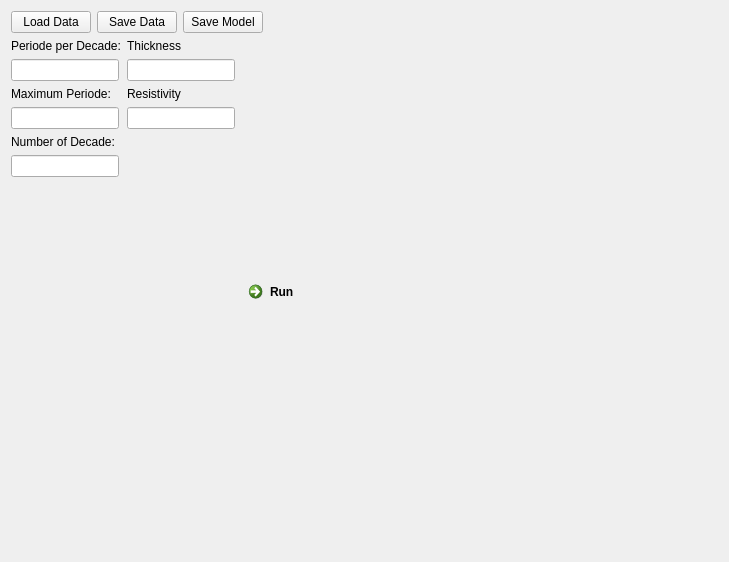
<?xml version="1.0" encoding="UTF-8"?>
<ui version="4.0">
 <class>OneDmod</class>
 <widget class="QWidget" name="OneDmod">
  <property name="geometry">
   <rect>
    <x>0</x>
    <y>0</y>
    <width>729</width>
    <height>562</height>
   </rect>
  </property>
  <property name="windowTitle">
   <string>1D Modelling</string>
  </property>
  <layout class="QVBoxLayout" name="verticalLayout" stretch="1,2">
   <item>
    <layout class="QHBoxLayout" name="horizontalLayout_3">
     <item>
      <widget class="QPushButton" name="buttonLoadData">
       <property name="text">
        <string>Load Data</string>
       </property>
      </widget>
     </item>
     <item>
      <widget class="QPushButton" name="buttonSaveData">
       <property name="text">
        <string>Save Data</string>
       </property>
      </widget>
     </item>
     <item>
      <widget class="QPushButton" name="buttonSaveModel">
       <property name="text">
        <string>Save Model</string>
       </property>
      </widget>
     </item>
     <item>
      <spacer name="horizontalSpacer_3">
       <property name="orientation">
        <enum>Qt::Horizontal</enum>
       </property>
       <property name="sizeHint" stdset="0">
        <size>
         <width>40</width>
         <height>20</height>
        </size>
       </property>
      </spacer>
     </item>
    </layout>
   </item>
   <item>
    <layout class="QHBoxLayout" name="horizontalLayout">
     <item>
      <layout class="QHBoxLayout" name="horizontalLayout_5">
       <item>
        <layout class="QVBoxLayout" name="verticalLayout_7">
         <item>
          <layout class="QVBoxLayout" name="verticalLayout_6">
           <item>
            <widget class="QLabel" name="label_1">
             <property name="sizePolicy">
              <sizepolicy hsizetype="Fixed" vsizetype="Fixed">
               <horstretch>0</horstretch>
               <verstretch>0</verstretch>
              </sizepolicy>
             </property>
             <property name="text">
              <string>Periode per Decade:</string>
             </property>
            </widget>
           </item>
           <item>
            <widget class="QLineEdit" name="lineEditPeriodePerDecade">
             <property name="sizePolicy">
              <sizepolicy hsizetype="Fixed" vsizetype="Fixed">
               <horstretch>0</horstretch>
               <verstretch>0</verstretch>
              </sizepolicy>
             </property>
            </widget>
           </item>
          </layout>
         </item>
         <item>
          <layout class="QVBoxLayout" name="verticalLayout_5">
           <item>
            <widget class="QLabel" name="label_2">
             <property name="sizePolicy">
              <sizepolicy hsizetype="Fixed" vsizetype="Fixed">
               <horstretch>0</horstretch>
               <verstretch>0</verstretch>
              </sizepolicy>
             </property>
             <property name="text">
              <string>Maximum Periode:</string>
             </property>
            </widget>
           </item>
           <item>
            <widget class="QLineEdit" name="lineEditMaximumPeriode">
             <property name="sizePolicy">
              <sizepolicy hsizetype="Fixed" vsizetype="Fixed">
               <horstretch>0</horstretch>
               <verstretch>0</verstretch>
              </sizepolicy>
             </property>
            </widget>
           </item>
          </layout>
         </item>
         <item>
          <layout class="QVBoxLayout" name="verticalLayout_4">
           <item>
            <widget class="QLabel" name="label_3">
             <property name="sizePolicy">
              <sizepolicy hsizetype="Fixed" vsizetype="Fixed">
               <horstretch>0</horstretch>
               <verstretch>0</verstretch>
              </sizepolicy>
             </property>
             <property name="text">
              <string>Number of Decade:</string>
             </property>
            </widget>
           </item>
           <item>
            <widget class="QLineEdit" name="lineEditNumberOfDecade">
             <property name="sizePolicy">
              <sizepolicy hsizetype="Fixed" vsizetype="Fixed">
               <horstretch>0</horstretch>
               <verstretch>0</verstretch>
              </sizepolicy>
             </property>
            </widget>
           </item>
          </layout>
         </item>
         <item>
          <spacer name="verticalSpacer_2">
           <property name="orientation">
            <enum>Qt::Vertical</enum>
           </property>
           <property name="sizeHint" stdset="0">
            <size>
             <width>20</width>
             <height>40</height>
            </size>
           </property>
          </spacer>
         </item>
        </layout>
       </item>
       <item>
        <layout class="QVBoxLayout" name="verticalLayout_8">
         <item>
          <layout class="QVBoxLayout" name="verticalLayout_9">
           <item>
            <widget class="QLabel" name="label_4">
             <property name="sizePolicy">
              <sizepolicy hsizetype="Fixed" vsizetype="Fixed">
               <horstretch>0</horstretch>
               <verstretch>0</verstretch>
              </sizepolicy>
             </property>
             <property name="text">
              <string>Thickness</string>
             </property>
            </widget>
           </item>
           <item>
            <widget class="QLineEdit" name="lineEditThickness">
             <property name="sizePolicy">
              <sizepolicy hsizetype="Fixed" vsizetype="Fixed">
               <horstretch>0</horstretch>
               <verstretch>0</verstretch>
              </sizepolicy>
             </property>
            </widget>
           </item>
          </layout>
         </item>
         <item>
          <layout class="QVBoxLayout" name="verticalLayout_10">
           <item>
            <widget class="QLabel" name="label_5">
             <property name="sizePolicy">
              <sizepolicy hsizetype="Fixed" vsizetype="Fixed">
               <horstretch>0</horstretch>
               <verstretch>0</verstretch>
              </sizepolicy>
             </property>
             <property name="text">
              <string>Resistivity</string>
             </property>
            </widget>
           </item>
           <item>
            <widget class="QLineEdit" name="lineEditResistivity">
             <property name="sizePolicy">
              <sizepolicy hsizetype="Fixed" vsizetype="Fixed">
               <horstretch>0</horstretch>
               <verstretch>0</verstretch>
              </sizepolicy>
             </property>
            </widget>
           </item>
          </layout>
         </item>
         <item>
          <layout class="QVBoxLayout" name="verticalLayout_11">
           <item>
            <spacer name="verticalSpacer">
             <property name="orientation">
              <enum>Qt::Vertical</enum>
             </property>
             <property name="sizeHint" stdset="0">
              <size>
               <width>20</width>
               <height>40</height>
              </size>
             </property>
            </spacer>
           </item>
          </layout>
         </item>
        </layout>
       </item>
      </layout>
     </item>
     <item>
      <widget class="QCommandLinkButton" name="commandLinkButtonRun">
       <property name="sizePolicy">
        <sizepolicy hsizetype="Minimum" vsizetype="Maximum">
         <horstretch>0</horstretch>
         <verstretch>0</verstretch>
        </sizepolicy>
       </property>
       <property name="text">
        <string>Run</string>
       </property>
       <property name="iconSize">
        <size>
         <width>40</width>
         <height>40</height>
        </size>
       </property>
       <property name="checkable">
        <bool>false</bool>
       </property>
      </widget>
     </item>
    </layout>
   </item>
  </layout>
 </widget>
 <resources/>
 <connections/>
</ui>
